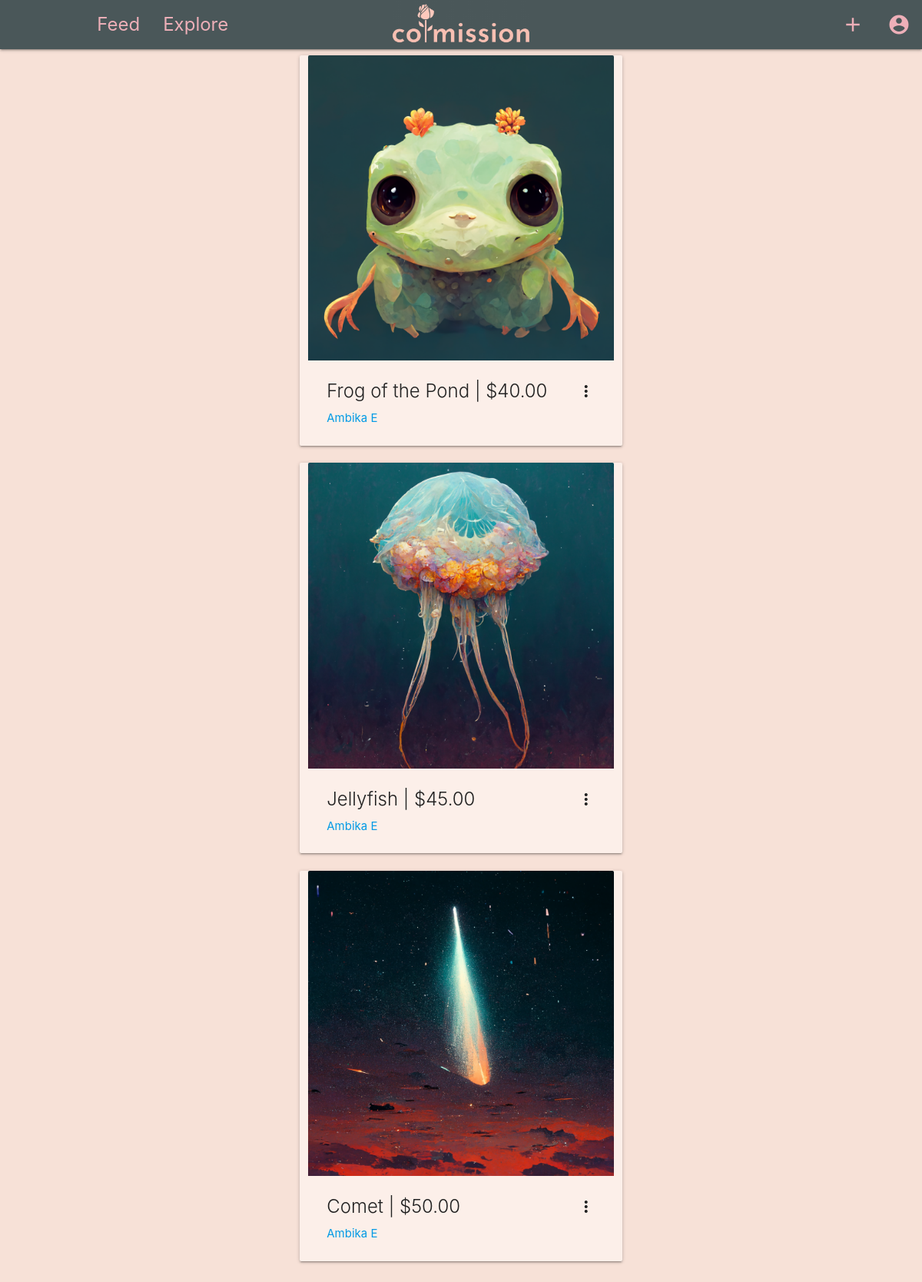
The app's page /index (signed in) with its own data.
### app/models.py (models this page shows, shortened)
class Post(db.Model):
    id = Column(Integer, primary_key=True)
    image_path = Column(String, nullable=False)
    caption = Column(String)
    artist_id = Column(Integer, ForeignKey("user.id"), nullable=False)
    artist = relationship("User", back_populates="posts")
    posted_at = Column(DateTime, nullable=False)
    price = Column(Float)
    tags = relationship("Tag", back_populates="post")
    def __repr__(self):
        return f"<Post {self.id}>"

class User(UserMixin, db.Model):
    id = Column(Integer, primary_key=True)
    username = Column(String, index=True, unique=True, nullable=False)
    email = Column(String, unique=True, nullable=False)
    name = Column(String, nullable=False)
    bio = Column(String)
    password_hash = Column(String, nullable=False)
    is_artist = Column(Boolean)
    likes = relationship("Likes", back_populates="user")
    posts = relationship("Post", back_populates="artist")
    def sample(self):
        if self.posts:
            post_cols = [[], [], []]
            for i in range(len(self.posts[:9])):
                post_cols[i % 3].append(self.posts[i])
        return post_cols

### app/routes.py (the view)
@app.route("/")
@app.route("/index")
def index():
    if current_user.is_authenticated:
        to_show_in_feed = [
            f.followee
            for f in Followers.query.filter_by(follower=current_user.id).all()
        ]
        to_show_in_feed.append(current_user.id)
        print(to_show_in_feed)
        posts = []
        for followee in to_show_in_feed:
            f_posts = User.query.get(followee).posts
            posts += f_posts
        posts.sort(key=lambda x: x.posted_at, reverse=True)
        print(posts)
        posts = [(post, ", ".join([t.tag for t in post.tags])) for post in posts]
        return render_template("index.html", title="Home", posts=posts)
    return render_template("index.html", title="Home")

### app/models.py (called while the page is built)
@login.user_loader
def load_user(id):
    return User.query.get(int(id))

### app/templates/index.html (shortened to what this page needs)
{% extends "base.html" %}
{% import "macros.html" as macros %}
{% block styles %}
<link rel="stylesheet" href="/static/css/single.css">
{% endblock %}
{% block app_content %}
{% if not current_user.is_anonymous %}
    <div class="row">
    {% for (post, tags) in posts %}
        {{macros.single(post, tags)}}
    {% endfor %}
    </div>
{% endif %}
{% endblock %}

### app/templates/macros.html (shortened to what this page needs)
{% macro single(post, tags) -%}
<div class="post col s6 offset-s3 card">
  <div class="card-image waves-effect waves-block waves-light">
    <img class="activator" src="{{post.image_path}}">
  </div>
  <div class="card-content">
    <span class="card-title activator grey-text text-darken-4">{{post.caption}} | {{"$%.2f"|format(post.price)}} <i
        class="material-icons right">more_vert</i></span>
    <p><a href="/profile/{{post.artist.username}}">{{post.artist.name}}</a></p>
  </div>
</div>
{%- endmacro %}

### app/static/css/style.css (style rules this page uses)
body { background-color: #F7E1D7; }
.card { background-color: #fcefe9; }
.post { margin-left: 80px; }

### app/static/css/single.css (style rules this page uses)
.post img { width: 50%; }

### records on screen
Post: image_path (picture), caption "Frog of the Pond", price "$40.00", artist.name "Ambika E"
Post: image_path (picture), caption "Jellyfish", price "$45.00", artist.name "Ambika E"
Post: image_path (picture), caption "Comet", price "$50.00", artist.name "Ambika E"
